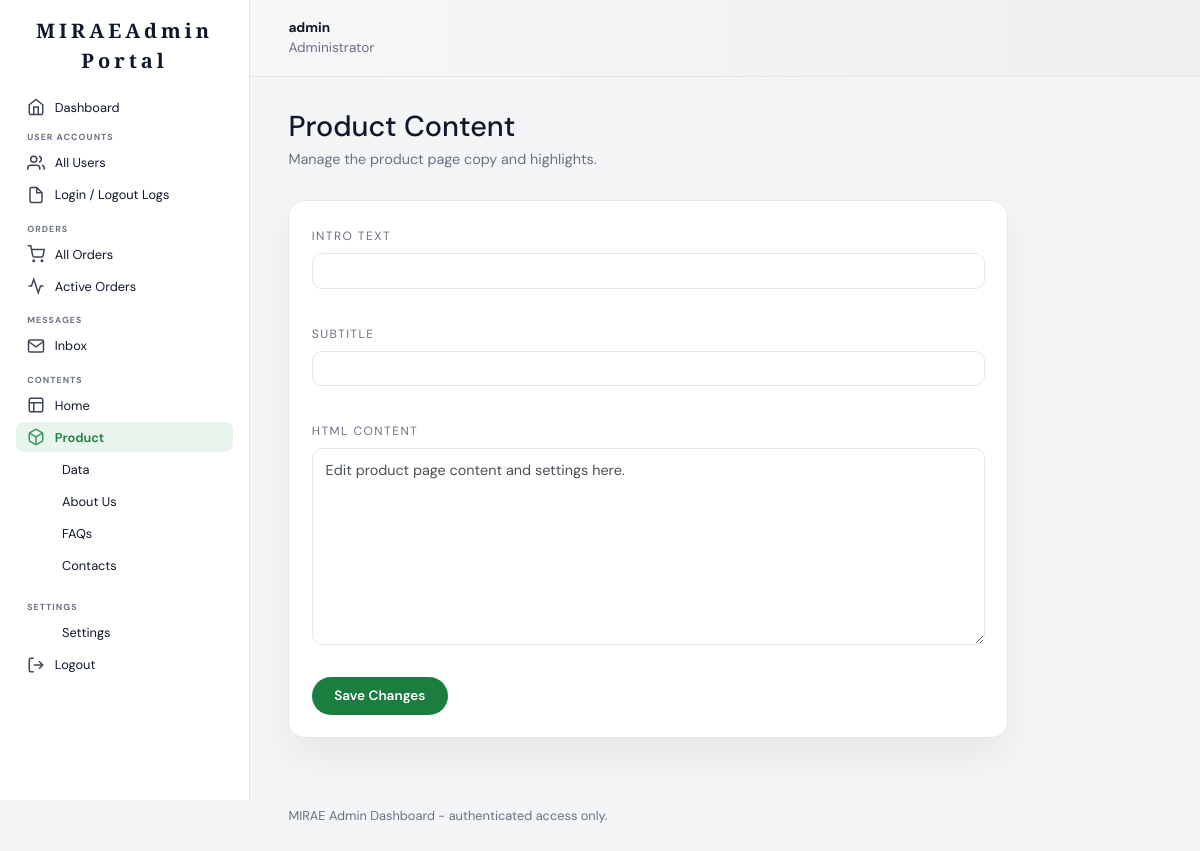
The app's page /admin/content/product.php (signed in), older data.
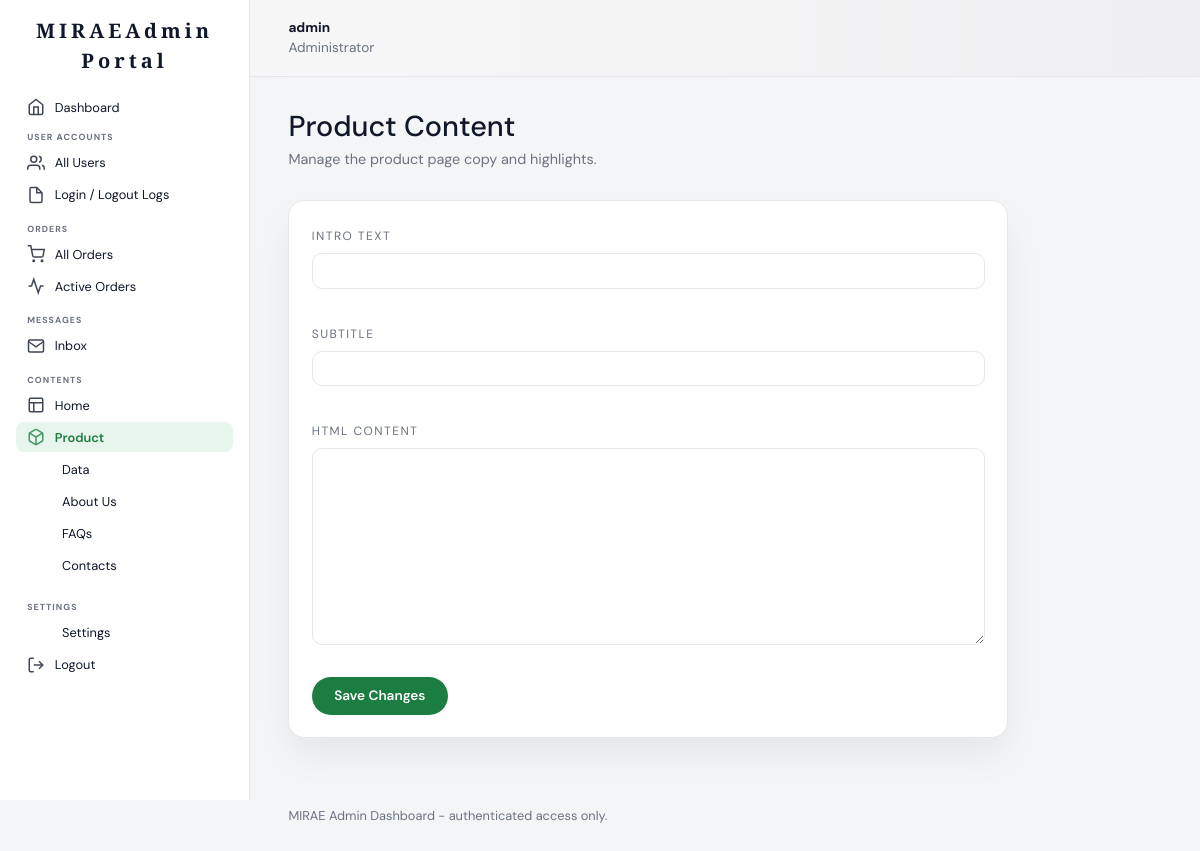
The same page, newer data.
### tables this page shows
CREATE TABLE `content_pages` (
  `id` int(11) NOT NULL AUTO_INCREMENT,
  `page_key` varchar(100) NOT NULL,
  `page_name` varchar(100) NOT NULL,
  `content` longtext DEFAULT NULL,
  `updated_at` timestamp NOT NULL DEFAULT current_timestamp() ON UPDATE current_timestamp(),
  PRIMARY KEY (`id`),
  UNIQUE KEY `page_key` (`page_key`)
);

### admin/content/product.php (the view, shortened to what this page needs)
<?php
require_once __DIR__ . '/../../config/db.php';
$pageDbKey = 'product';
$introValue = '';
$subtitleValue = '';
$htmlValue = '';
$stmt = $conn->prepare("SELECT content FROM content_pages WHERE page_key = ? LIMIT 1");
$stmt->bind_param('s', $pageDbKey);
$stmt->execute();
$result = $stmt->get_result();
$rawContent = '';
if ($row = $result->fetch_assoc()) {
    $rawContent = $row['content'] ?? '';
}
if ($rawContent !== '') {
    $decoded = json_decode($rawContent, true);
    if (is_array($decoded)) {
        $introValue = $decoded['intro'] ?? '';
        $subtitleValue = $decoded['subtitle'] ?? '';
        $htmlValue = $decoded['html'] ?? '';
    } else {
        $htmlValue = $rawContent;
    }
}
include __DIR__ . '/../includes/header.php';
include __DIR__ . '/../includes/sidebar.php';
?>
<main class="admin-content">
    <div class="page-header">
        <h1>Product Content</h1>
        <p>Manage the product page copy and highlights.</p>
    </div>
    <form class="form-card" action="product.php" method="post">
        <div class="form-group">
            <label for="product-intro">Intro Text</label>
            <input id="product-intro" name="intro" type="text" class="form-control" value="<?php echo htmlspecialchars($introValue); ?>" />
        </div>
        <div class="form-group">
            <label for="product-subtitle">Subtitle</label>
            <input id="product-subtitle" name="subtitle" type="text" class="form-control" value="<?php echo htmlspecialchars($subtitleValue); ?>" />
        </div>
        <div class="form-group">
            <label for="product-html">HTML Content</label>
            <textarea id="product-html" name="html" class="form-control" rows="8"><?php echo htmlspecialchars($htmlValue); ?></textarea>
        </div>
        <button type="submit" class="btn btn-primary">Save Changes</button>
    </form>
</main>
<?php include __DIR__ . '/../includes/footer.php'; ?>

Row changes from the older to the newer data that the page shows:
no longer on this page (row edited): content_pages: html "Edit product page content and settings here."
